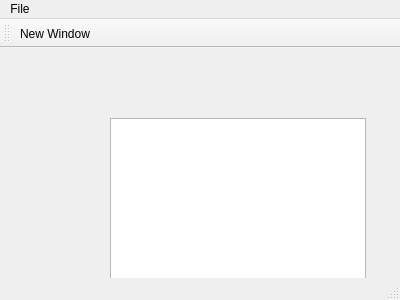
<?xml version="1.0" encoding="UTF-8"?>
<ui version="4.0">
 <class>MainWindow</class>
 <widget class="QMainWindow" name="MainWindow">
  <property name="geometry">
   <rect>
    <x>0</x>
    <y>0</y>
    <width>400</width>
    <height>300</height>
   </rect>
  </property>
  <property name="windowTitle">
   <string>MainWindow</string>
  </property>
  <widget class="QWidget" name="centralWidget">
   <widget class="QPlainTextEdit" name="plainTextEdit">
    <property name="geometry">
     <rect>
      <x>110</x>
      <y>70</y>
      <width>256</width>
      <height>192</height>
     </rect>
    </property>
   </widget>
  </widget>
  <widget class="QMenuBar" name="menuBar">
   <property name="geometry">
    <rect>
     <x>0</x>
     <y>0</y>
     <width>400</width>
     <height>21</height>
    </rect>
   </property>
   <widget class="QMenu" name="menuFile">
    <property name="title">
     <string>File</string>
    </property>
    <addaction name="actionNew_Window"/>
   </widget>
   <addaction name="menuFile"/>
  </widget>
  <widget class="QToolBar" name="mainToolBar">
   <attribute name="toolBarArea">
    <enum>TopToolBarArea</enum>
   </attribute>
   <attribute name="toolBarBreak">
    <bool>false</bool>
   </attribute>
   <addaction name="actionNew_Window"/>
  </widget>
  <widget class="QStatusBar" name="statusBar"/>
  <action name="actionNew_Window">
   <property name="text">
    <string>New Window</string>
   </property>
  </action>
 </widget>
 <layoutdefault spacing="6" margin="11"/>
 <resources/>
 <connections/>
</ui>
